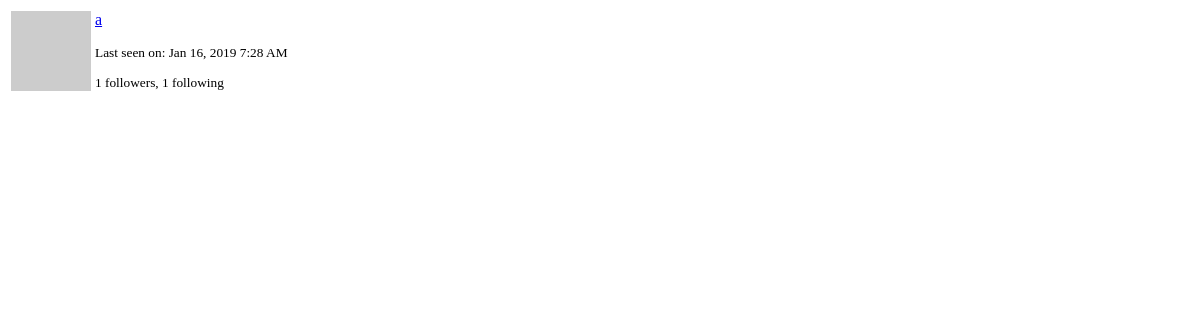
Before: /user/a/popup (signed in) with the older database file.
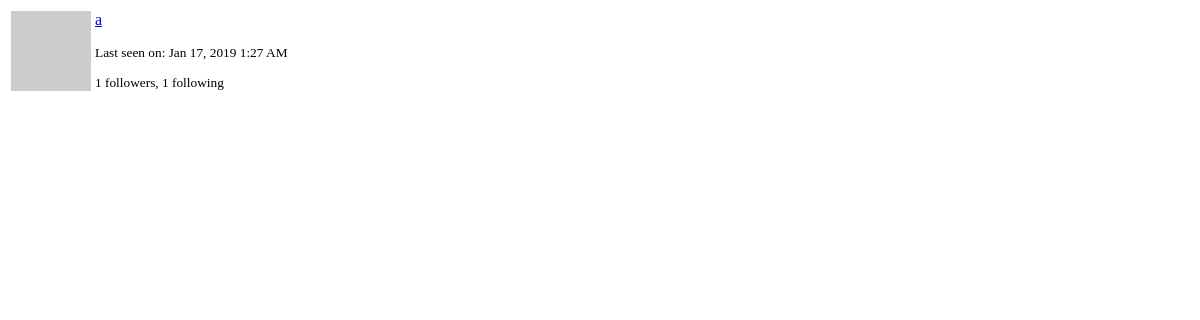
After: the same page with the newer database file.
### app/models.py (models this page shows, shortened)
class User(db.Model,UserMixin):
    id = db.Column(db.Integer, primary_key=True)
    username = db.Column(db.String(64), index=True, unique=True)
    email = db.Column(db.String(120), index=True, unique=True)
    password_hash = db.Column(db.String(128))
    posts = db.relationship('Post', backref='author', lazy='dynamic')
    about_me = db.Column(db.String(140))
    last_seen = db.Column(db.DateTime, default=datetime.utcnow)
    followed = db.relationship('User', secondary=followers,primaryjoin=(followers.c.follower_id == id),secondaryjoin=(followers.c.followed_id == id),backref=db.backref('followers', lazy='dynamic'), lazy='dynamic')
    def avatar(self, size):
        digest = md5(self.email.lower().encode('utf-8')).hexdigest()
        return 'https://www.gravatar.com/avatar/{}?d=identicon&s={}'.format(digest, size)

### app/main/routes.py (the view)
@bp.route('/user/<username>/popup')
@login_required
def user_popup(username):
    user = User.query.filter_by(username=username).first_or_404()
    return render_template('user_popup.html', user=user)

### app/main/routes.py (called while the page is built)
@bp.before_request
def before_request():
    if current_user.is_authenticated:
        current_user.last_seen = datetime.utcnow()
        db.session.commit()
        g.search_form = SearchForm()
    g.locale = str(get_locale())

### app/models.py (called while the page is built)
@login.user_loader
def load_user(id):
    return User.query.get(int(id))

    @classmethod
    def before_commit(cls, session):
        session._changes = {
            'add': list(session.new),
            'update': list(session.dirty),
            'delete': list(session.deleted)
        }

    @classmethod
    def after_commit(cls, session):
        for obj in session._changes['add']:
            if isinstance(obj, SearchableMixin):
                add_to_index(obj.__tablename__, obj)
        for obj in session._changes['update']:
            if isinstance(obj, SearchableMixin):
                add_to_index(obj.__tablename__, obj)
        for obj in session._changes['delete']:
            if isinstance(obj, SearchableMixin):
                remove_from_index(obj.__tablename__, obj)
        session._changes = None

### app/templates/user_popup.html (shortened to what this page needs)
<table class="table">
    <tr>
        <td width="64" style="border: 0px;"><img src="{{ user.avatar(64) }}"></td>
        <td style="border: 0px;">
            <p>
                <a href="{{ url_for('main.user', username=user.username) }}">
                    {{ user.username }}
                </a>
            </p>
            <small>
                {% if user.last_seen %}
                <p>{{ _('Last seen on') }}:
                   {{ moment(user.last_seen).format('lll') }}</p>
                {% endif %}
                <p>{{ _('%(count)d followers', count=user.followers.count()) }},
                   {{ _('%(count)d following', count=user.followed.count()) }}</p>
            </small>
        </td>
    </tr>
</table>

Changed rows visible on the page:
changed User: last_seen "Jan 16, 2019 7:28 AM" → "Jan 17, 2019 1:27 AM"
